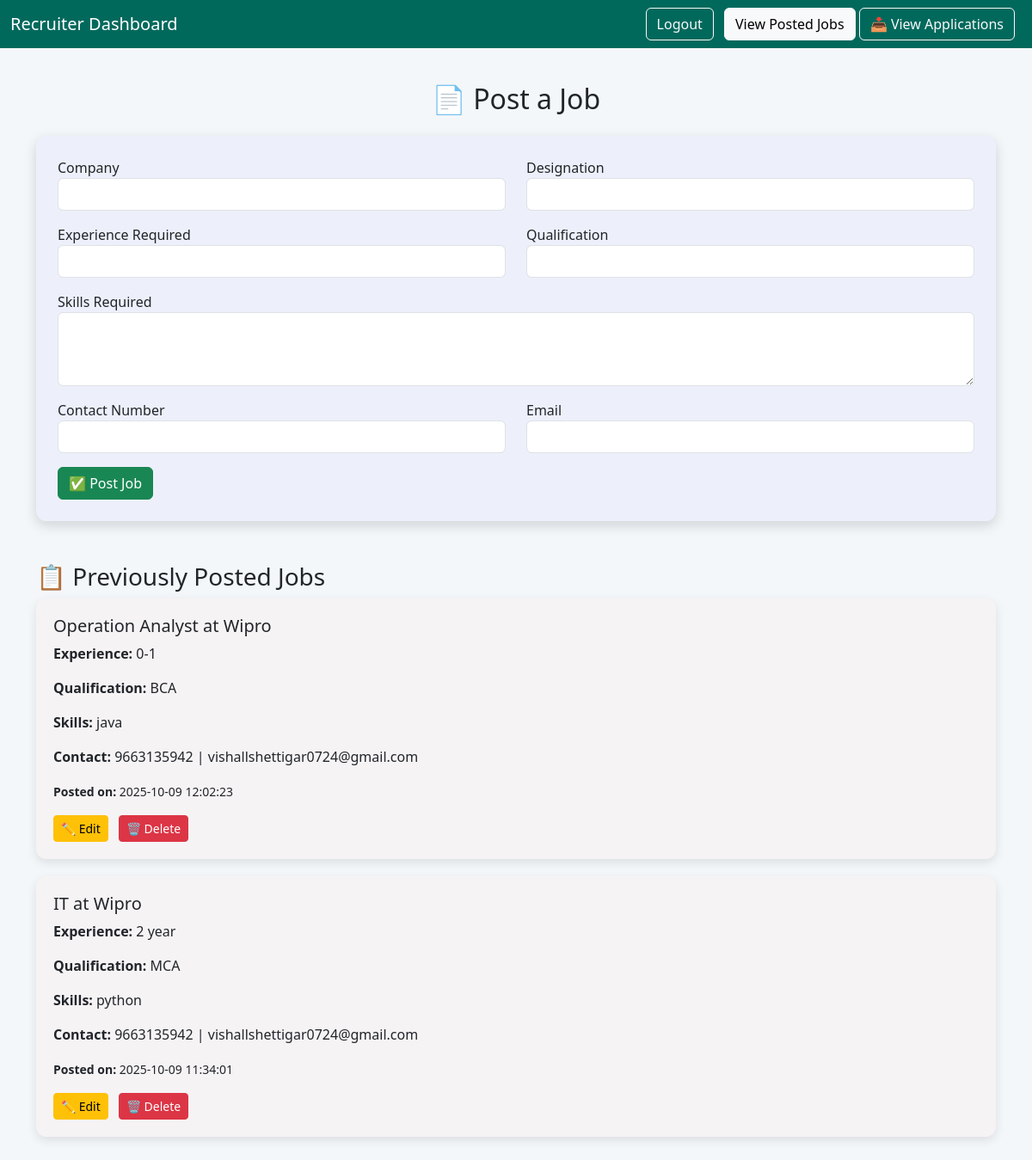
Screenshot of /job-postings (signed in) with the database file from the repository.
### tables this page shows
CREATE TABLE job (
            id INTEGER PRIMARY KEY AUTOINCREMENT,
            recruiter_id INTEGER,
            company TEXT NOT NULL,
            designation TEXT NOT NULL,
            experience_required TEXT,
            qualification TEXT,
            skills_required TEXT,
            contact_number TEXT,
            email TEXT,
            posted_at TEXT DEFAULT CURRENT_TIMESTAMP
        );

### app.py (the view, shortened to what this page needs)
@app.route('/job-postings', methods=['GET', 'POST'])
def job_postings():
    if 'recruiter_id' not in session:
        return redirect('/recruiter-login')
    recruiter_id = session['recruiter_id']
    conn = get_db_connection()
    cursor = conn.cursor()
    cursor.execute("SELECT * FROM job WHERE recruiter_id = ? ORDER BY posted_at DESC", (recruiter_id,))
    jobs = cursor.fetchall()
    conn.close()
    return render_template("job_postings.html", jobs=jobs, job_data=None)

### app.py (called while the page is built)
def get_db_connection():
    conn = sqlite3.connect('career_counselor.db')
    conn.row_factory = sqlite3.Row
    return conn

### templates/job_postings.html (shortened to what this page needs)
<!DOCTYPE html>
<html lang="en">
<head>
  <link href="https://cdn.jsdelivr.net/npm/bootstrap@5.3.0/dist/css/bootstrap.min.css" rel="stylesheet">
  <link rel="stylesheet" href="https://cdnjs.cloudflare.com/ajax/libs/animate.css/4.1.1/animate.min.css"/>
</head>
<body>
<nav class="navbar navbar-expand-lg navbar-custom mb-4">
  <div class="container-fluid">
    <a class="navbar-brand" href="#">Recruiter Dashboard</a>
    <div class="ms-auto">
      <a href="{{ url_for('logout1') }}" class="btn btn-outline-light me-2">Logout</a>
      <a href="#jobList" class="btn btn-light">View Posted Jobs</a>
      <a href="/view-applications" class="btn btn-outline-light me-2">📥 View Applications</a>
    </div>
  </div>
</nav>
<div class="container py-3">
  <h2 class="mb-4 text-center">📄 Post a Job</h2>
  <div class="job-form">
    <form method="POST">
      <div class="row mb-3">
        <div class="col-md-6">
          <label>Company</label>
          <input type="text" class="form-control" name="company" value="{{ job_data.company if job_data }}" required>
        </div>
        <div class="col-md-6">
          <label>Designation</label>
          <input type="text" class="form-control" name="designation" value="{{ job_data.designation if job_data }}" required>
        </div>
      </div>
      <div class="row mb-3">
        <div class="col-md-6">
          <label>Experience Required</label>
          <input type="text" class="form-control" name="experience_required" value="{{ job_data.experience_required if job_data }}">
        </div>
        <div class="col-md-6">
          <label>Qualification</label>
          <input type="text" class="form-control" name="qualification" value="{{ job_data.qualification if job_data }}">
        </div>
      </div>
      <div class="mb-3">
        <label>Skills Required</label>
        <textarea class="form-control" name="skills_required" rows="3">{{ job_data.skills_required if job_data }}</textarea>
      </div>
      <div class="row mb-3">
        <div class="col-md-6">
          <label>Contact Number</label>
          <input type="text" class="form-control" name="contact_number" value="{{ job_data.contact_number if job_data }}">
        </div>
        <div class="col-md-6">
          <label>Email</label>
          <input type="email" class="form-control" name="email" value="{{ job_data.email if job_data }}">
        </div>
      </div>
      <button type="submit" class="btn btn-success">{{ 'Update Job' if job_data else '✅ Post Job' }}</button>
    </form>
  </div>
  <h3 id="jobList" class="mt-5">📋 Previously Posted Jobs</h3>
  {% if jobs %}
    {% for job in jobs %}
    <div class="job-card">
      <h5>{{ job['designation'] }} at {{ job['company'] }}</h5>
      <p><strong>Experience:</strong> {{ job['experience_required'] }}</p>
      <p><strong>Qualification:</strong> {{ job['qualification'] }}</p>
      <p><strong>Skills:</strong> {{ job['skills_required'] }}</p>
      <p><strong>Contact:</strong> {{ job['contact_number'] }} | {{ job['email'] }}</p>
      <small><strong>Posted on:</strong> {{ job['posted_at'] }}</small>
      <div class="mt-3">
        <a href="{{ url_for('edit_job', job_id=job['id']) }}" class="btn btn-warning btn-sm me-2">✏️ Edit</a>
        <a href="{{ url_for('delete_job', job_id=job['id']) }}" class="btn btn-danger btn-sm" onclick="return confirm('Are you sure you want to delete this job?')">🗑 Delete</a>
      </div>
    </div>
    {% endfor %}
  {% else %}
    <p class="text-muted">No job postings yet.</p>
  {% endif %}
</div>
</body>
</html>

### templates/job_postings.html (style rules this page uses)
body { background: #f4f7fa; }
.navbar-custom { background-color: #00695c; }
.navbar-custom .navbar-brand, .navbar-custom .nav-link { color: rgb(255, 255, 255); }
.job-card { background-color: #fbe2e23a; border-radius: 12px; padding: 20px; margin-bottom: 20px; box-shadow: 0 4px 12px rgba(0,0,0,0.1); }
.job-form { background: #d4d8fb3f; padding: 25px; border-radius: 12px; box-shadow: 0 5px 15px rgba(0,0,0,0.15); margin-bottom: 40px; }

### rows the page displays
job: designation "Operation Analyst", company "Wipro", experience_required "0-1", qualification "BCA", skills_required "java", contact_number "9663135942", email "vishallshettigar0724@gmail.com", posted_at "2025-10-09 12:02:23"
job: designation "IT", company "Wipro", experience_required "2 year", qualification "MCA", skills_required "python", contact_number "9663135942", email "vishallshettigar0724@gmail.com", posted_at "2025-10-09 11:34:01"

### other values shown
{{ 'Update Job' if job_data else '✅ Post Job' }} "✅ Post Job"
